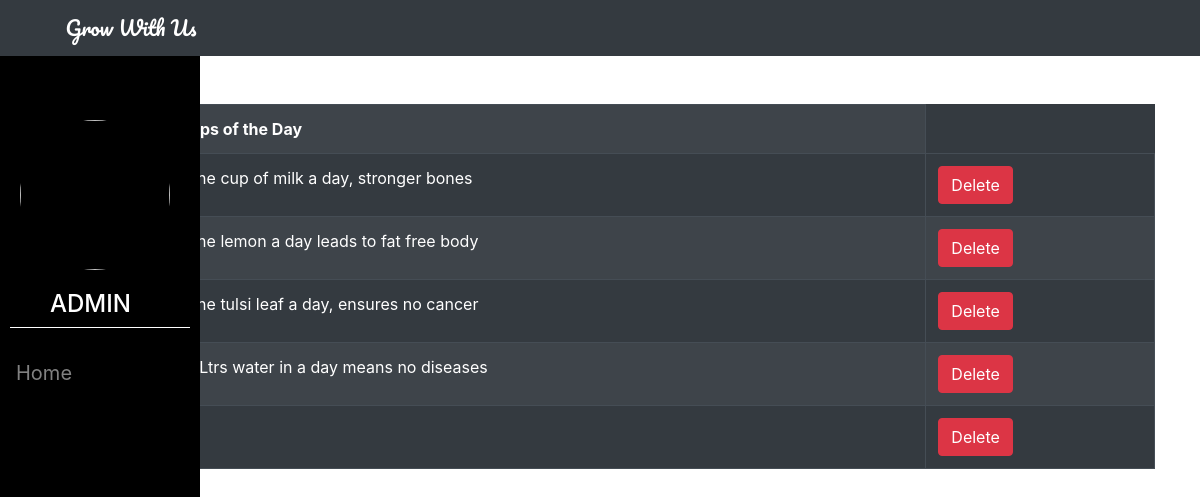
Screenshot of /admin_tip_views with the database file from the repository.
### app/models.py (models this page shows)
class add_healthy_tips(models.Model):
    tips=models.CharField(max_length=30,null=True)
    tip=models.CharField(max_length=30,null=True)

### app/views.py (the view)
# urls.py: path('admin_tip_views',views.admin_tip_view),
def admin_tip_view(request):
    s=add_healthy_tips.objects.all()
    d={'view':s}
    return render(request,'admin_view_tip.html',d)

### app/templates/admin_view_tip.html (shortened to what this page needs)
{% load static %}
{% get_static_prefix as d %}
<!doctype html>
<html lang="en">
  <head>
    <link rel="stylesheet" href="https://stackpath.bootstrapcdn.com/bootstrap/4.3.1/css/bootstrap.min.css">
  </head>
  <body>
    <div class="sidebar">
        <div class="imgs">
          <img src="{{d}}img/user_logo.jpg" alt="" width="150px">
        </div>
        <h4 style="color: white; padding:0px 50px;">ADMIN</h4>
      <div class="but"></div> <br>
      <a href="admin_applys">Home</a>
      </div>
    <nav class="navbar navbar-expand-sm bg-dark">
      <div class="navbar-brand">Grow With Us</div>
    </nav>
<div class="container">
  <table class="table table-bordered table-dark table-striped table-hover mt-5">
    <tr>
        <th>Day</th>
        <th>Tips of the Day</th>
    </tr>
    {% for i in view %}
    <tr>
        <td>{{i.tips}}</td>
        <td>{{i.tip}}</td>
        <td><a href="{% url 'admin_delete' i.id %}" class="btn btn-danger">Delete</a></td>
    </tr>
    {% endfor %}
    </table>
</div>
  </body>
</html>

### app/templates/admin_view_tip.html (style rules this page uses)
body { background: url(https://images.pexels.com/photos/4050290/pexels-photo-4050290.jpeg?auto=compress&cs=tinysrgb&w=1260&h=750&dpr=1); background-size: cover; background-attachment: fixed; }
.imgs img { height: 150px; width: 150px; border-radius: 100px; margin-top: 100px; }
.imgs { padding: 20px; }
.sidebar { margin: 0; padding: 0; width: 200px; background-color: black; position: fixed; height: 100%; overflow: auto; }
.sidebar a { padding: 6px 8px 6px 16px; text-decoration: none; font-size: 20px; color: #818181; display: block; text-transform: capitalize; }
.but { margin-left: 10px; width: 180px; height: 1px; background-color: white; }
.navbar-brand { color: white; font-family: 'Pacifico', cursive; }

### rows the page displays
add_healthy_tips: tip "One cup of milk a day, stronger bones"
add_healthy_tips: tip "One lemon a day leads to fat free body"
add_healthy_tips: tip "One tulsi leaf a day, ensures no cancer"
add_healthy_tips: tip "3 Ltrs water in a day means no diseases"
